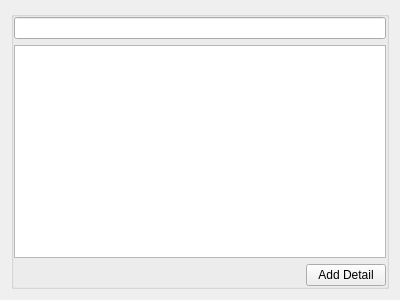
<?xml version="1.0" encoding="UTF-8"?>
<ui version="4.0">
 <class>ContactDetailGroupBox</class>
 <widget class="QWidget" name="ContactDetailGroupBox">
  <property name="geometry">
   <rect>
    <x>0</x>
    <y>0</y>
    <width>400</width>
    <height>300</height>
   </rect>
  </property>
  <property name="windowTitle">
   <string>Form</string>
  </property>
  <layout class="QVBoxLayout" name="verticalLayout">
   <item>
    <widget class="QStackedWidget" name="stackedWidget">
     <property name="currentIndex">
      <number>0</number>
     </property>
     <widget class="QWidget" name="editPage">
      <layout class="QVBoxLayout" name="verticalLayout_2">
       <property name="margin">
        <number>0</number>
       </property>
       <item>
        <widget class="QGroupBox" name="editGroupBox">
         <property name="title">
          <string/>
         </property>
         <layout class="QVBoxLayout" name="verticalLayout_3">
          <property name="margin">
           <number>0</number>
          </property>
          <item>
           <widget class="QLineEdit" name="groupNameEdit"/>
          </item>
          <item>
           <widget class="QTableView" name="tableView">
            <property name="editTriggers">
             <set>QAbstractItemView::AllEditTriggers</set>
            </property>
            <property name="selectionMode">
             <enum>QAbstractItemView::SingleSelection</enum>
            </property>
            <property name="showGrid">
             <bool>true</bool>
            </property>
            <property name="cornerButtonEnabled">
             <bool>false</bool>
            </property>
            <attribute name="horizontalHeaderVisible">
             <bool>false</bool>
            </attribute>
            <attribute name="horizontalHeaderHighlightSections">
             <bool>false</bool>
            </attribute>
            <attribute name="horizontalHeaderStretchLastSection">
             <bool>true</bool>
            </attribute>
            <attribute name="verticalHeaderVisible">
             <bool>false</bool>
            </attribute>
            <attribute name="verticalHeaderHighlightSections">
             <bool>false</bool>
            </attribute>
           </widget>
          </item>
          <item>
           <layout class="QHBoxLayout" name="horizontalLayout">
            <item>
             <spacer name="horizontalSpacer">
              <property name="orientation">
               <enum>Qt::Horizontal</enum>
              </property>
              <property name="sizeHint" stdset="0">
               <size>
                <width>40</width>
                <height>20</height>
               </size>
              </property>
             </spacer>
            </item>
            <item>
             <widget class="QPushButton" name="addDetailBtn">
              <property name="text">
               <string>Add Detail</string>
              </property>
             </widget>
            </item>
           </layout>
          </item>
         </layout>
        </widget>
       </item>
      </layout>
     </widget>
     <widget class="QWidget" name="readPage">
      <layout class="QVBoxLayout" name="verticalLayout_4">
       <property name="margin">
        <number>0</number>
       </property>
       <item>
        <widget class="QGroupBox" name="readGroupBox">
         <property name="title">
          <string>groupName</string>
         </property>
         <property name="flat">
          <bool>false</bool>
         </property>
         <layout class="QFormLayout" name="formLayout">
          <property name="fieldGrowthPolicy">
           <enum>QFormLayout::AllNonFixedFieldsGrow</enum>
          </property>
         </layout>
        </widget>
       </item>
      </layout>
     </widget>
    </widget>
   </item>
  </layout>
 </widget>
 <resources/>
 <connections/>
</ui>
